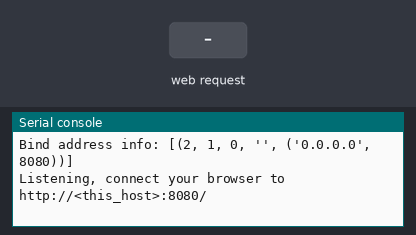
Bench run of a program on a simulated MicroPython board. On the bench: the last lines printed to the serial console. The inputs (shaded band) are chosen by the test bench.

Above: at 1.2 s.
1.3 s: HTTP request GET /brak received
At 2.5 s:
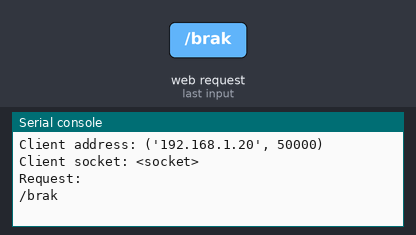
2.8 s: HTTP request GET / received
At 3.9 s:
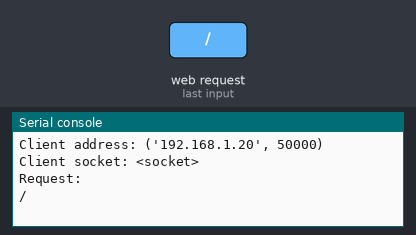

Measured:
- after the input at 1.3 s, the serial console: prints a new line at once (image 1)
- after the input at 2.8 s, the serial console: prints a new line at once (image 2)

The program:

simple_webserver.py
```python
#
# MicroPython http_server_simplistic.py example
#
# This example shows how to write the smallest possible HTTP
# server in MicroPython. With comments and convenience code
# removed, this example can be compressed literally to ten
# lines. There's a catch though - read comments below for
# details, and use this code only for quick hacks, preferring
# http_server.py for "real thing".
#
try:
    import usocket as socket
except:
    import socket


CONTENT = b"""\
HTTP/1.0 200 OK

Hello #%d from MicroPython!
"""


HAIL_BRAK = b"""\
HTTP/1.0 200 OK

ALL HAIL BRAK!
"""

def main():
    s = socket.socket()

    # Bind to (allow to be connected on ) all interfaces. This means
    # this server will be accessible to other hosts on your local
    # network, and if your server has direct (non-firewalled) connection
    # to the Internet, then to anyone on the Internet. We bind to all
    # interfaces to let this example work easily on embedded MicroPython
    # targets, which you will likely access from another machine on your
    # local network. Take care when running this on an Internet-connected
    # machine though! Replace "0.0.0.0" with "127.0.0.1" if in doubt, to
    # make the server accessible only on the machine it runs on.
    ai = socket.getaddrinfo("0.0.0.0", 8080)
    print("Bind address info:", ai)
    addr = ai[0][-1]

    # A port on which a socket listened remains inactive during some time.
    # This means that if you run this sample, terminate it, and run again
    # you will likely get an error. To avoid this timeout, set SO_REUSEADDR
    # socket option.
    s.setsockopt(socket.SOL_SOCKET, socket.SO_REUSEADDR, 1)

    s.bind(addr)
    s.listen(5)
    print("Listening, connect your browser to http://<this_host>:8080/")

    counter = 0
    while True:
        res = s.accept()
        client_s = res[0]
        client_addr = res[1]
        print("Client address:", client_addr)
        print("Client socket:", client_s)
        # We assume here that .recv() call will read entire HTTP request
        # from client. This is usually true, at least on "big OS" systems
        # like Linux/MacOS/Windows. But that doesn't have to be true in
        # all cases, in particular on embedded systems, when there can
        # easily be "short recv", where it returns much less than requested
        # data size. That's why this example is called "simplistic" - it
        # shows that writing a web server in Python that *usually works* is
        # ten lines of code, and you can use this technique for quick hacks
        # and experimentation. But don't do it like that in production
        # applications - instead, parse HTTP request properly, as shown
        # by http_server.py example.
        req = client_s.recv(4096)
#        print(req)
        request = req.decode("utf-8").split()[1]
        print("Request:")
        print(request)
        if request == "/brak":
            client_s.send(HAIL_BRAK)
        else:
            client_s.send(CONTENT % counter)
        client_s.close()
        counter += 1
        print()


main()
```
